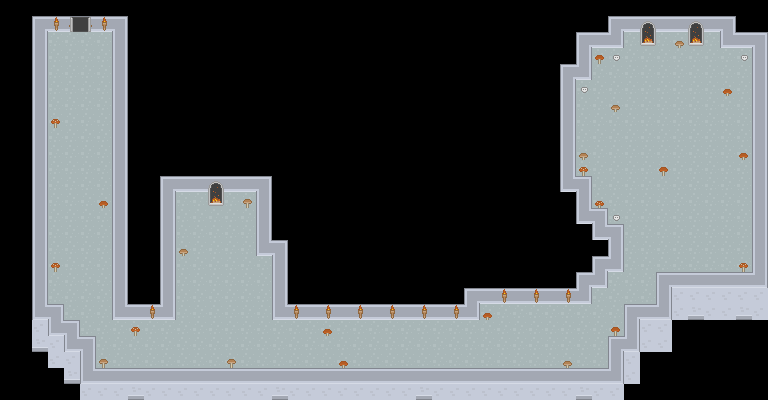

Below is a game level as drawn by its tile map, then a one-line description and the .tmx that defines it (tile-layer data replaced by summaries):
An orthogonal 48x25 tile map with 16x16 px tiles, 3 tile layers (Wall-n-Ground, Doors, Things) and 2 objects (kettle, cup).

<map version="1.10" tiledversion="1.11.2" orientation="orthogonal" renderorder="right-down" width="48" height="25" tilewidth="16" tileheight="16" infinite="0" nextlayerid="7" nextobjectid="3">
 <editorsettings>
  <export target="caveLevel.tmj" format="json" />
 </editorsettings>
 <tileset firstgid="1" name="roguelikeSheet_transparent" tilewidth="16" tileheight="16" spacing="1" tilecount="1767" columns="57">
  <image source="roguelikeSheet_transparent.png" width="968" height="526" />
  <tile id="416">
   <animation>
    <frame tileid="416" duration="250" />
    <frame tileid="417" duration="300" />
   </animation>
  </tile>
  <tile id="490">
   <properties>
    <property name="switchable" value="open" />
   </properties>
  </tile>
  <tile id="491">
   <properties>
    <property name="switchable" value="open" />
   </properties>
  </tile>
  <tile id="567">
   <animation>
    <frame tileid="567" duration="250" />
    <frame tileid="568" duration="300" />
   </animation>
  </tile>
  <tile id="624">
   <animation>
    <frame tileid="624" duration="250" />
    <frame tileid="625" duration="300" />
   </animation>
  </tile>
  <tile id="711">
   <properties>
    <property name="wall" type="bool" value="true" />
   </properties>
  </tile>
  <tile id="712">
   <properties>
    <property name="wall" type="bool" value="true" />
   </properties>
  </tile>
  <tile id="713">
   <properties>
    <property name="wall" type="bool" value="true" />
   </properties>
  </tile>
  <tile id="714">
   <properties>
    <property name="wall" type="bool" value="true" />
   </properties>
  </tile>
  <tile id="715">
   <properties>
    <property name="wall" type="bool" value="true" />
   </properties>
  </tile>
  <tile id="768">
   <properties>
    <property name="wall" type="bool" value="true" />
   </properties>
  </tile>
  <tile id="769">
   <properties>
    <property name="wall" type="bool" value="true" />
   </properties>
  </tile>
  <tile id="770">
   <properties>
    <property name="wall" type="bool" value="true" />
   </properties>
  </tile>
  <tile id="771">
   <properties>
    <property name="wall" type="bool" value="true" />
   </properties>
  </tile>
  <tile id="772">
   <properties>
    <property name="wall" type="bool" value="true" />
   </properties>
  </tile>
  <tile id="825">
   <properties>
    <property name="wall" type="bool" value="true" />
   </properties>
  </tile>
  <tile id="910">
   <properties>
    <property name="collects" type="bool" value="false" />
   </properties>
  </tile>
  <tile id="1023">
   <properties>
    <property name="collects" type="bool" value="false" />
   </properties>
  </tile>
 </tileset>
 <layer id="1" name="Wall-n-Ground" width="48" height="25">
  <data>[1200 cells, 624 non-empty, 9 distinct tile ids]</data>
 </layer>
 <layer id="2" name="Doors" width="48" height="25">
  <data>[1200 cells, 2 non-empty, 2 distinct tile ids]</data>
 </layer>
 <objectgroup id="4" name="Items">
  <object id="1" name="kettle" gid="911" x="191" y="225.333" width="16" height="16" />
  <object id="2" name="cup" gid="1024" x="640.333" y="92.6667" width="16" height="16" />
 </objectgroup>
 <layer id="3" name="Things" width="48" height="25">
  <data>[1200 cells, 45 non-empty, 10 distinct tile ids]</data>
 </layer>
</map>
